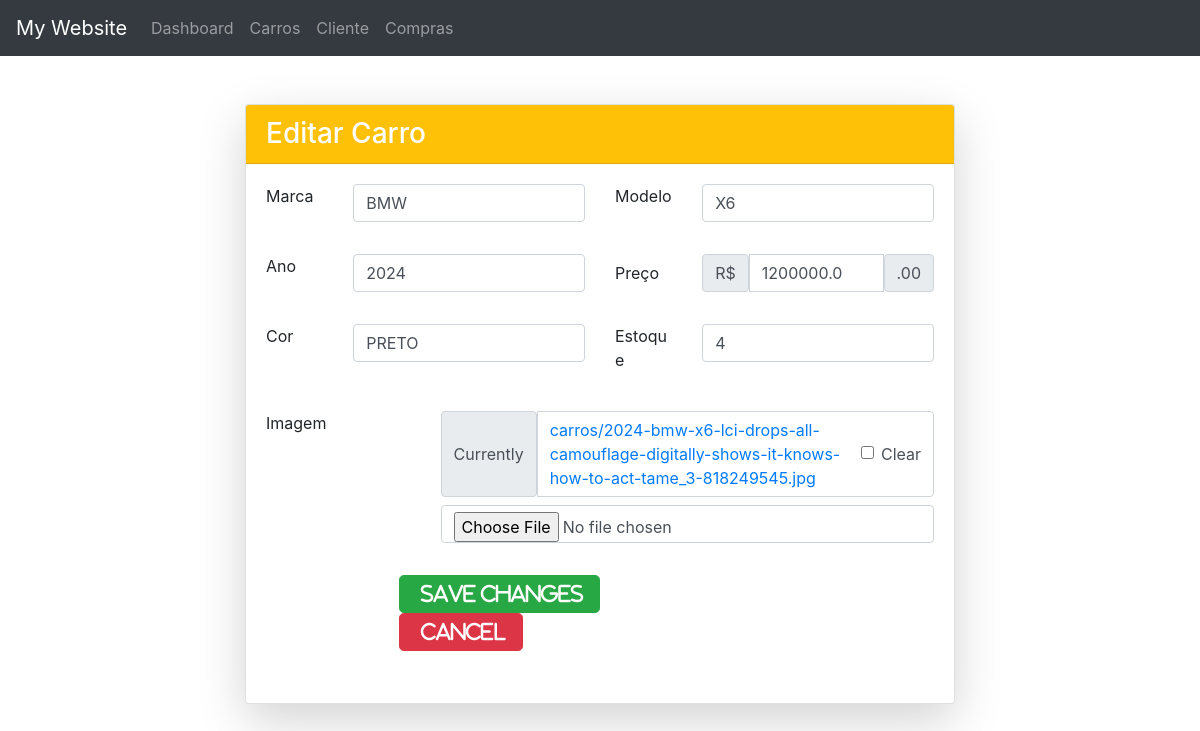
Screenshot of /carros/editar/1 with the database file from the repository.
### carros/models.py (models this page shows, shortened)
class Carro(models.Model):
    marca = models.CharField(max_length=100)
    modelo = models.CharField(max_length=100)
    ano = models.IntegerField()
    preco = models.FloatField()
    cor = models.CharField(max_length=100)
    data_criacao = models.DateTimeField(auto_now_add=True)
    estoque = models.IntegerField()
    imagem = models.ImageField(upload_to='carros', null=True, blank=True)

### carros/views.py (the view)
# urls.py: path('editar/<int:id>', views.editar_carro, name='editar_carro'),
def editar_carro(request, id):
    carro = Carro.objects.get(id=id)
    if request.method == 'POST':
        form = FormCarro(request.POST, request.FILES, instance=carro)
        if form.is_valid():
            form.save()
            return redirect('listar_carros')
    else:
        form = FormCarro(instance=carro)
        return render(request, 'editar_carro.html', {'form': form})

### carros/templates/editar_carro.html (shortened to what this page needs)
{% extends 'basic.html' %}
{% load crispy_forms_tags %}
{% block content %}
<div class="container mt-5">
    <div class="row justify-content-center">
        <div class="col-md-8">
            <div class="card shadow-lg">
                <div class="card-header bg-warning text-white">
                    <h3 class="mb-0">Editar Carro</h3>
                </div>
                <div class="card-body">
                    <form method="POST" enctype="multipart/form-data">
                        {% crispy form %}
                    </form>
                </div>
            </div>
        </div>
    </div>
</div>
{% endblock %}

### rows the page displays
Carro: marca "BMW", modelo "X6", ano "2024", preco "1200000.0", cor "PRETO", estoque "4"
